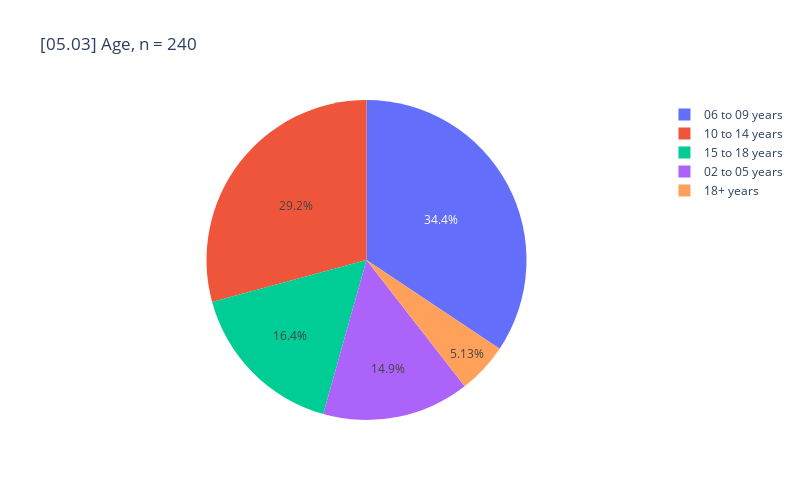
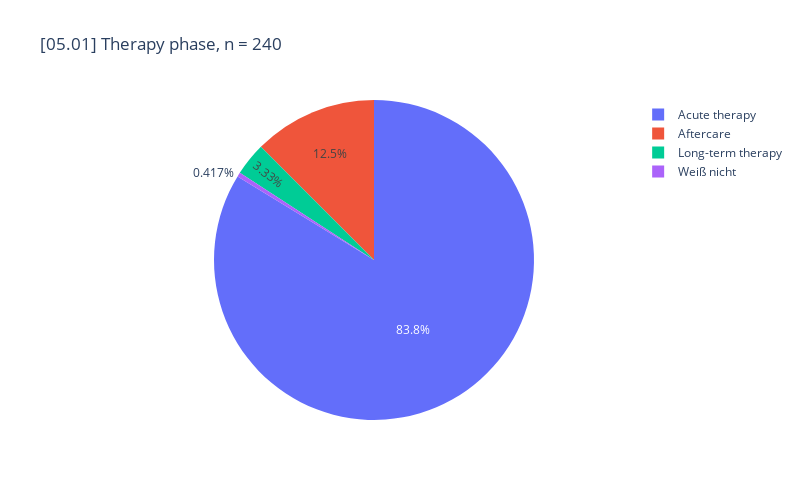
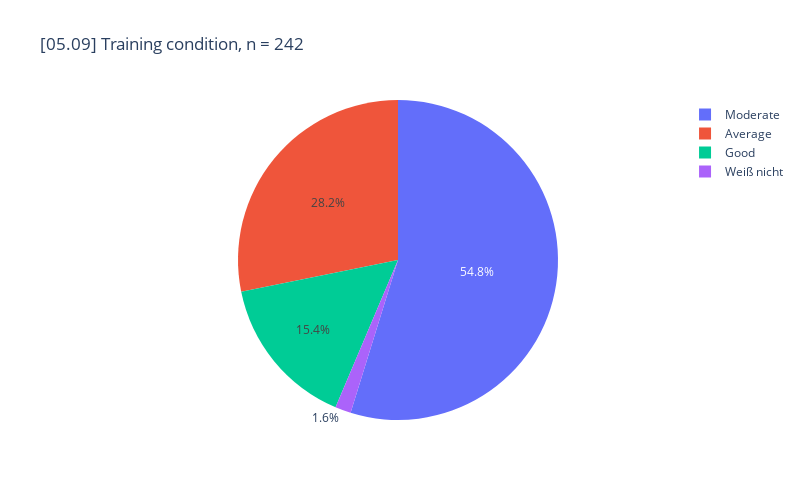
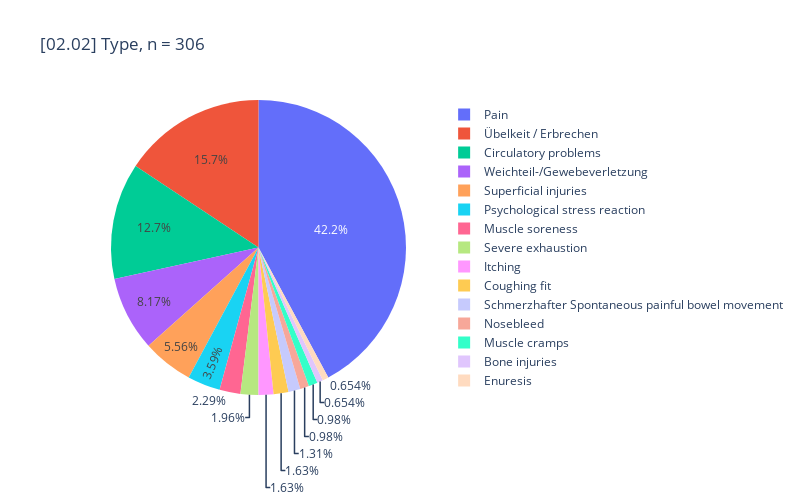

These figures' notebook cell, in order:
### Code cell
stubs = ["Age", "Therapy", "Training", "Type", "Trigger","Affected", "motor", "Setting", "Group"]

for stub in stubs[:]:
    df_pie = df_csv_condensed_cleansed.copy()
    col = df_pie.find_cols([stub])[0]
    print(col)

    # * split to create arrays in cells, then explode to have atomic values
    df_pie[col] = df_pie[col].str.split("|")
    df_pie = df_pie.explode(col)
    n = len(df_pie[col])
    # display(df_pie)

    print_pie(df_pie[col], caption=f"{col}, n = {n:_}")

### Figure 1 — Plotly figure (JSON) as saved in the notebook; plotly's stock layout.template omitted (floating-point values rounded to 4 significant figures)
{"data": [{"domain": {"x": [0, 1], "y": [0, 1]}, "hovertemplate": "label=%{label}<br>value=%{value}<extra></extra>", "labels": ["06 to 09 years", "10 to 14 years", "15 to 18 years", "02 to 05 years", "18+ years"], "legendgroup": "", "name": "", "showlegend": true, "type": "pie", "values": [67, 57, 32, 29, 10]}], "layout": {"height": 500, "legend": {"tracegroupgap": 0}, "title": {"text": "[05.03] Age, n = 240"}, "width": 800}}

### Figure 2 — Plotly figure (JSON) as saved in the notebook; plotly's stock layout.template omitted (floating-point values rounded to 4 significant figures)
{"data": [{"domain": {"x": [0, 1], "y": [0, 1]}, "hovertemplate": "label=%{label}<br>value=%{value}<extra></extra>", "labels": ["Acute therapy", "Aftercare", "Long-term therapy", "Weiß nicht"], "legendgroup": "", "name": "", "showlegend": true, "type": "pie", "values": [201, 30, 8, 1]}], "layout": {"height": 500, "legend": {"tracegroupgap": 0}, "title": {"text": "[05.01] Therapy phase, n = 240"}, "width": 800}}

### Figure 3 — Plotly figure (JSON) as saved in the notebook; plotly's stock layout.template omitted (floating-point values rounded to 4 significant figures)
{"data": [{"domain": {"x": [0, 1], "y": [0, 1]}, "hovertemplate": "label=%{label}<br>value=%{value}<extra></extra>", "labels": ["Moderate", "Average", "Good", "Weiß nicht"], "legendgroup": "", "name": "", "showlegend": true, "type": "pie", "values": [103, 53, 29, 3]}], "layout": {"height": 500, "legend": {"tracegroupgap": 0}, "title": {"text": "[05.09] Training condition, n = 242"}, "width": 800}}

### Figure 4 — Plotly figure (JSON) as saved in the notebook; plotly's stock layout.template omitted (floating-point values rounded to 4 significant figures)
{"data": [{"domain": {"x": [0, 1], "y": [0, 1]}, "hovertemplate": "label=%{label}<br>value=%{value}<extra></extra>", "labels": ["Pain", "Übelkeit / Erbrechen", "Circulatory problems", "Weichteil-/Gewebeverletzung", "Superficial injuries", "Psychological stress reaction", "Muscle soreness", "Severe exhaustion", "Itching", "Coughing fit", "Schmerzhafter Spontaneous painful bowel movement", "Nosebleed", "Muscle cramps", "Bone injuries", "Enuresis"], "legendgroup": "", "name": "", "showlegend": true, "type": "pie", "values": [129, 48, 39, 25, 17, 11, 7, 6, 5, 5, 4, 3, 3, 2, 2]}], "layout": {"height": 500, "legend": {"tracegroupgap": 0}, "title": {"text": "[02.02] Type, n = 306"}, "width": 800}}
